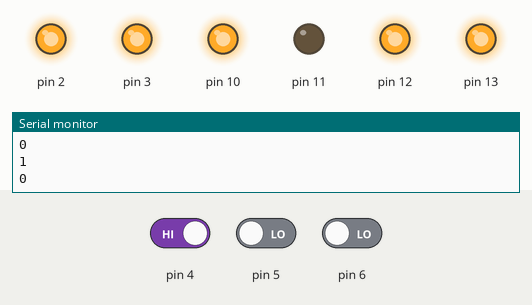
Bench run of a sketch on a simulated Arduino Uno, built with avr-gcc and run on an emulated ATmega328P. Shown: output pins drawn as LEDs (lit = HIGH), the last lines printed to the serial monitor. The inputs (shaded band) are chosen by the test bench; at power-on: pin 5 LOW, pin 4 HIGH, pin 6 LOW.

Above: at 7.8 s.
7.9 s: pin 5 driven HIGH
At 11.6 s:
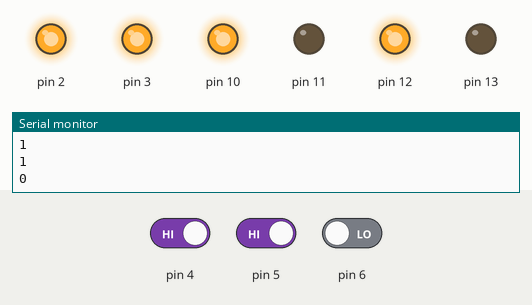
15.5 s: pin 5 driven LOW
At 17.3 s:
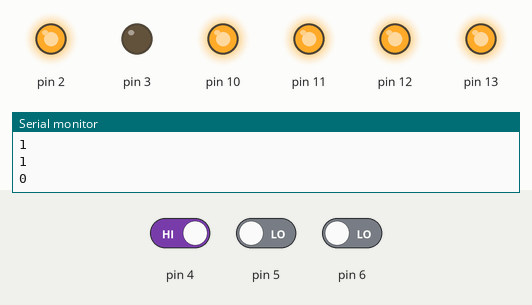
24.1 s: pin 4 driven LOW
At 25.9 s:
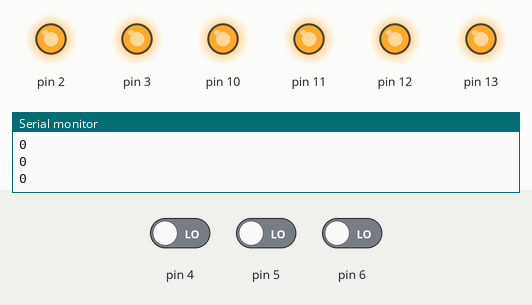
28.6 s: pin 6 driven HIGH
At 29.4 s:
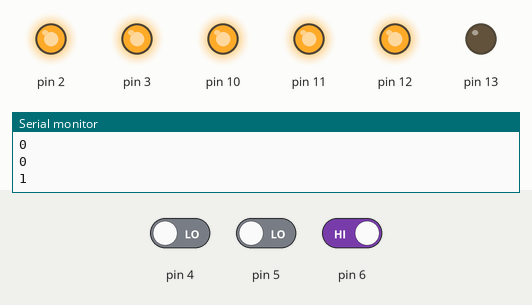
37.2 s: pin 6 driven LOW
At 39.8 s:
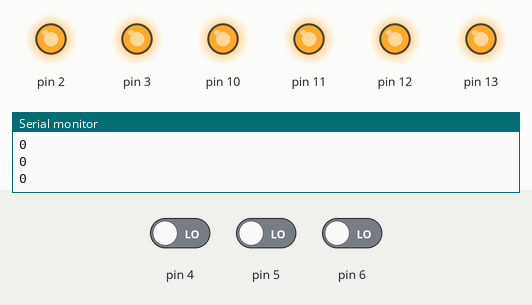
Timing chart, 0 to 41.3 s (numbered marks = the images above; inputs shaded):
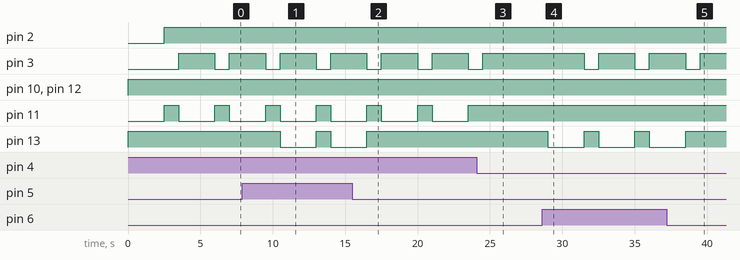

The sketch:

Fire_Fighting_Robot.ino
```cpp
boolean firedetected=false;
void setup() {
  // put your setup code here, to run once:
  pinMode(4,INPUT);
  pinMode(5,INPUT);
  pinMode(6,INPUT);
  pinMode(2, OUTPUT);
  pinMode(3, OUTPUT);
  Serial.begin(9600);
  pinMode (10, OUTPUT);
  pinMode (11, OUTPUT);
  pinMode (12, OUTPUT);
  pinMode (13, OUTPUT);


}

void loop() {
  // put your main code here, to run repeatedly:
int M = digitalRead(5);
int L = digitalRead(4);
int R = digitalRead(6);
Serial.println (M);
Serial.println (L);
Serial.println (R);
if (L ==0 && R==0  && M ==0){
digitalWrite (10, HIGH);
digitalWrite (11, HIGH);
digitalWrite (12, HIGH);
digitalWrite (13, HIGH);
}
if (M==1){
digitalWrite (10, HIGH);
digitalWrite (11, LOW);
digitalWrite (12, HIGH);
digitalWrite (13, LOW);
firedetected=true;
}
else if (L==1){
digitalWrite (10, HIGH);
digitalWrite (11, LOW);
digitalWrite (12, HIGH);
digitalWrite (13, HIGH);
firedetected=true;
}
else if (R==1){
digitalWrite (10, HIGH);
digitalWrite (11, HIGH);
digitalWrite (12, HIGH);
digitalWrite (13, LOW);
firedetected=true;
}
delay(500);
if (firedetected==true){
delay(2000);
digitalWrite (10, HIGH);
digitalWrite (11, HIGH);
digitalWrite (12, HIGH);
digitalWrite (13, HIGH);
digitalWrite (2, HIGH);
digitalWrite (3, LOW);
delay(1000);
digitalWrite (2, HIGH);
digitalWrite (3, HIGH);
firedetected=false;


}
}
```

Measured:
- after the input at 7.9 s, pin 13: HIGH → LOW after 2.6 s, → HIGH 2.5 s later, → LOW 1.0 s later
- after the input at 15.5 s, pin 13: goes on until 16.5 s, then stays HIGH
- after the input at 24.1 s, pin 3: goes on until 24.5 s, then stays HIGH; pin 11: stays HIGH (without the input it goes to LOW after 0.40 s)
- after the input at 28.6 s, pin 3: alternates HIGH for 2.5 s and LOW for 1.0 s, starting after 2.9 s; pin 13: alternates HIGH for 1.0 s and LOW for 2.5 s, starting after 0.41 s
- after the input at 37.2 s, pin 3: goes on until 39.5 s, then stays HIGH; pin 13: goes on until 38.5 s, then stays HIGH
- by itself, pin 3: alternates HIGH for 2.5 s and LOW for 1.0 s
- by itself, pin 11: alternates HIGH for 1.0 s and LOW for 2.5 s
